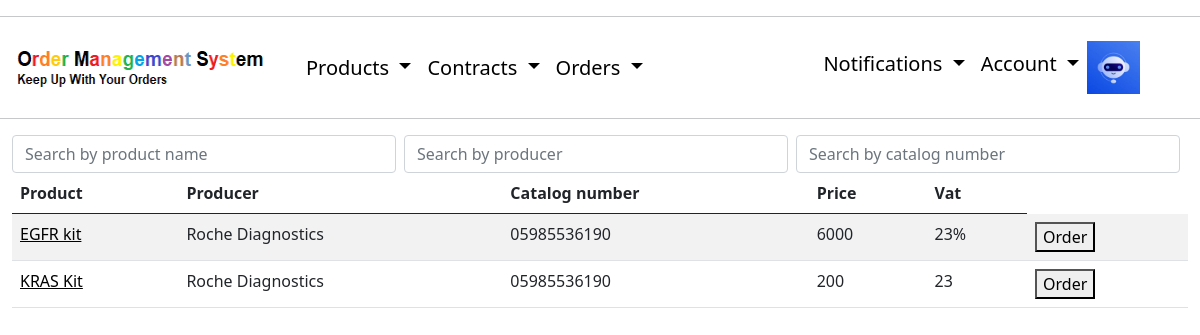
The app's page /products/ (signed in), older data.
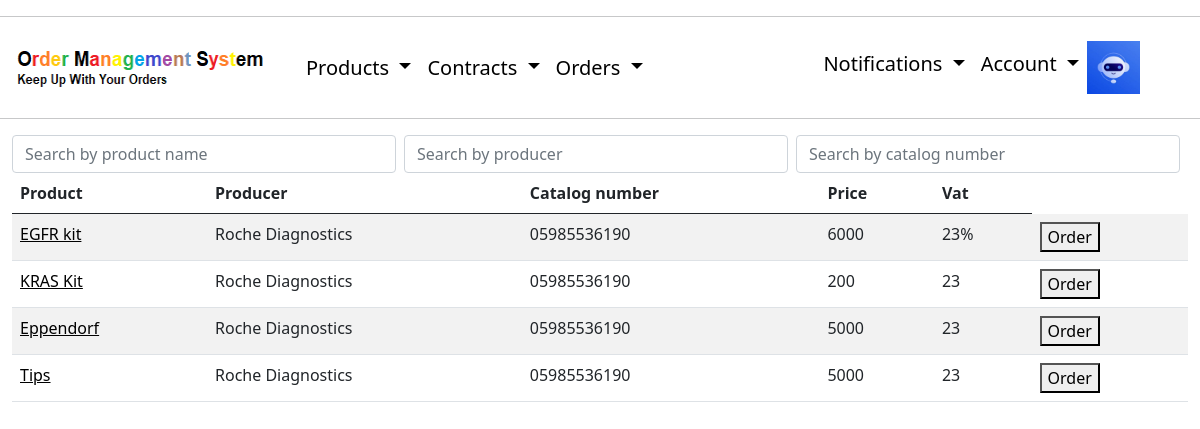
The same page, newer data.
### users/models.py (models this page shows, shortened)
class Profile(models.Model):
    user = models.OneToOneField(User, on_delete = models.CASCADE)
    image = models.ImageField(default='default.jpg', upload_to='profile_pics')
    company = models.ForeignKey(Company, null=True, on_delete=models.SET_NULL)

### layout/models.py (models this page shows, shortened)
class Product(models.Model):
    name = models.CharField(max_length=100)
    catalog_number = models.CharField(max_length=100, default='0000')
    impuls_number = models.CharField(max_length=100,default='0000')
    producer = models.CharField(max_length=100)
    description = models.TextField()
    price = models.CharField(max_length=100)
    vat = models.CharField(max_length=100,default='%')
    author = models.ForeignKey(User, null=True, on_delete=models.SET_NULL)

### layout/views.py (the view, shortened to what this page needs)
# urls.py: path('products/', ProductListView.as_view(), name = 'products-list'),
class ProductListView(CompanyAndLoginRequiredMixin, ListView):
    model = Product
    template_name = 'layout/product_list.html'
    context_object_name = 'products'
    def get_queryset(self):
        queryset = Product.objects.filter(author__profile__company = self.request.user.profile.company)
        return queryset

### layout/views.py (called while the page is built)
    def dispatch(self, request, *args, **kwargs):
        if not request.user.is_authenticated:
            messages.info(request, "You Have to login or create account first.")
            return redirect('login')
        elif not request.user.profile.company:
            messages.info(request, "You Have to login or create company first.")
            return redirect('create-company')
        return super().dispatch(request, *args, **kwargs)

### layout/templates/layout/product_list.html (shortened to what this page needs)
{% extends "layout/base.html" %}
{% block content %}
<form class="d-flex" role="search">
  <input class="form-control me-2" type="search" placeholder="Search by product name" id="myInputProduct" onkeyup="filter()">
  <input class="form-control me-2" type="search" placeholder="Search by producer" id="myInputProducer" onkeyup="filter()">
  <input class="form-control me-2" type="search" placeholder="Search by catalog number" id="myInputCatNo" onkeyup="filter()">
</form>
    <table class="table table-striped table-hover" id="myTable">
        <thead>
            <tr>
            <th>Product</th>
            <th>Producer</th>
            <th>Catalog number</th>
            <th>Price</th>
            <th>Vat</th>
            </tr>
        </thead>
            {% for product in products %}
                <tr>
                <td><a href="{% url 'product-detail' product.id %}" >{{ product.name }}</a></td>
                <td>{{ product.producer }}</td>
                <td>{{ product.catalog_number }}</td>
                <td>{{ product.price }}</td>
                <td>{{ product.vat }}</td>
                <form method="post">
                    <td><button name="myButton{{product.name}}" class="float-left submit-button" type="submit" value="clicked">Order</button>
                </form>
            {% endfor %}
        </tr>
    </table>
{% endblock content %}

### layout/templates/layout/base.html (shortened to what this page needs)
{% load static %}
<!DOCTYPE html>
<html lang="en">
<head>
  <link rel="stylesheet" type="text/css" href="{% static 'layout/static.css' %}">
	<link href="https://cdn.jsdelivr.net/npm/bootstrap@5.0.0/dist/css/bootstrap.min.css" rel="stylesheet" >
</head>
<hr>
<body>
	<nav class="navbar navbar-expand-lg bg-white">
    <div class="container-fluid">
      <a href="{% url 'home' %}">
        <img id= "logo" src="{% static 'layout/data/OMS_LOGO.png' %}" alt="OMS-logo" height="53" width="286"/>
      </a>
      {% if user.is_authenticated %}
      <div class="collapse navbar-collapse" id="navbarScroll">
        <ul class="navbar-nav me-auto my-2 my-lg-0 navbar-nav-scroll" style="--bs-scroll-height: 100px;">
          <li class="nav-item dropdown">
            <a class="nav-link dropdown-toggle" href="#" role="button" data-bs-toggle="dropdown" aria-expanded="false">
              Products
            </a>
          </li>
          <li class="nav-item dropdown">
            <a class="nav-link dropdown-toggle" href="#" role="button" data-bs-toggle="dropdown" aria-expanded="false">
              Contracts
            </a>
          </li>
          <li class="nav-item dropdown">
            <a class="nav-link dropdown-toggle" href="#" role="button" data-bs-toggle="dropdown" aria-expanded="false">
              Orders
            </a>
          </li>
        </ul>
      </div>
      {% endif %}
      <div>
        <ul class="navbar-nav me-auto my-2 my-lg-0 navbar-nav-scroll" style="--bs-scroll-height: 100px;">
          {% if user.is_authenticated %}
          <li class="nav-item dropdown">
            <a class="nav-link dropdown-toggle" href="#" role="button" data-bs-toggle="dropdown" aria-expanded="false">
              Notifications
            </a>
          </li>
          <li class="nav-item dropdown">
            <a class="nav-link dropdown-toggle" href="#" role="button" data-bs-toggle="dropdown" aria-expanded="false">
              Account
            </a>
          </li>
          <li class="nav-item">
            <img src="{{ user.profile.image.url }}" alt="account-photo" height="53" width="53"/>
          </li>
          {% endif %}
        </ul>
      </div>
    </div>
  </nav>
<hr>
  <main role="main" class="container-fluid">
    {% block content %}{% endblock %}
  </main>
</body>
</html>

### layout/static/layout/static.css (style rules this page uses)
nav .navbar-nav li a { font-size: 20px; }
a { color: rgb(0, 0, 0) !important; }
nav .container-fluid { padding-right: 5%; }
#logo { padding-right: 10%; }

Row changes from the older to the newer data that the page shows:
added Product: name "Eppendorf", producer "Roche Diagnostics", catalog_number "05985536190", price "5000", vat "23"
added Product: name "Tips", producer "Roche Diagnostics", catalog_number "05985536190", price "5000", vat "23"
